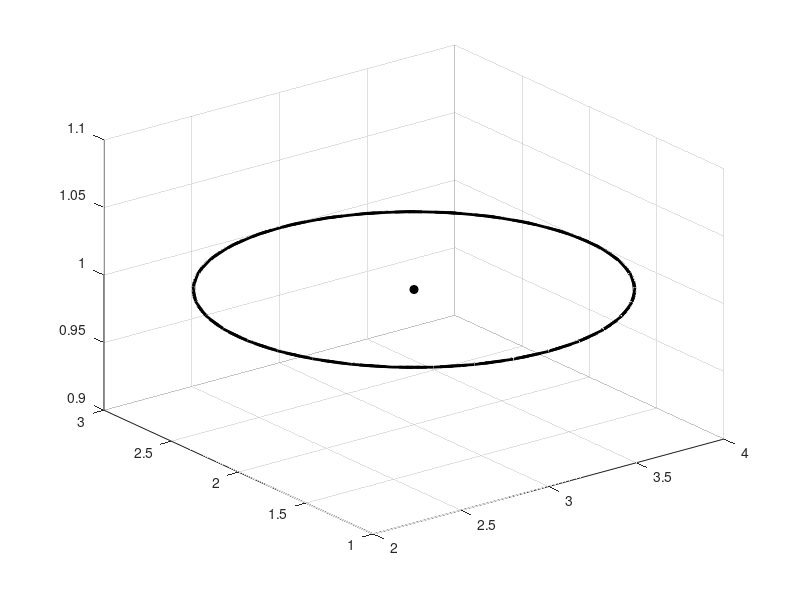

Here is the MATLAB script that generated this plot: (Note: this script raises an error after producing the figure.)
%% tranjactory Direction:
t = (0:0.1:10)'; % Time
L1 = 2; L2 = 5; L3= 3;     %Link length
% Tx = 4; Ty = 3 ;Tz = 1
m1 = 5 ; m2 = 2 ; m3 = 0.3 ; %Link mass
%% Circle Transjactory
count = length(t);
center = [3  2  1];
radius = 1;
theta = t*(6*pi/t(end));
points = center + radius*[cos(theta) sin(theta) zeros(size(theta))];
Tx = points(:,1);
Ty = points(:,2);
Tz = points(:,3);
figure(1)
    plot3(points(:,1),points(:,2),points(:,3),'k','linewidth',2)
    hold on
   plot3(center(1),center(2),center(3),'ok','MarkerFaceColor','k') 
    hold on 
    grid on
    view(3)
%% Inverse Kinematics 
obj =VideoWriter('CircleDrawing.avi');
obj.Quality=100;
obj.FrameRate = 10;
obj.open()
for i = 1:length(Tx)
  Thelta1 = atan2(Ty(i),Tx(i));
  a = Tz(i) - L1;
  b = Tx(i)/cos(Thelta1);
  p2 = (Tx(i)/cos(Thelta1)).^2 + (Tz(i) - L1).^2;
  C3 = (p2 - (L2.*L2) - (L3.*L3))/(2.*L2.*L3);
  r  =  L2 + L3.*C3;
  Thelta3 = [atan2(sqrt(1 - (C3.*C3)), C3);...
             atan2(-(sqrt(1 -(C3.*C3))),C3)];
          
  u1 = a + sqrt( a.^2 + b.^2 - r.^2);
  u2 = a - sqrt( a.^2 + b.^2 - r.^2);
  c = r + b;
  Thelta2 = [2*atan2(u1,c);...
             2*atan2(u2,c)];

 %Therefore, we have a total two solutions (elbow up and down for joint-2 and joint-3) 
    %[Thelta1  Thelta2    Thelta3]
     Sol1 = [Thelta1   ;  Thelta2(1)  ;   Thelta3(1)];
     Sol2 = [Thelta1   ;  Thelta2(1)  ;   Thelta3(2)];
     Sol3 = [Thelta1   ;  Thelta2(2)  ;   Thelta3(1)];
     Sol4 = [Thelta1   ;  Thelta2(2)  ;   Thelta3(2)];

x1 = 0;
y1 = 0;
z1 = L1;

%Position2:
x2 = x1 +  -d1*cosd(the1);
y2 = y1 +  -d1*sind(the1);
z2 = z1 + L2.*sin(Sol2(2));

%Position3:
x3 = x2 + L3.*(cos(Sol2(1)).*cos(Sol2(2)+Sol2(3)));
y3 = y2 + L3.*(sin(Sol2(1)).*cos(Sol2(2)+Sol2(3)));
z3 = z2 + L3.*(sin(Sol2(2)+Sol2(3)));

for k = 1: length(x3)
      plot3(points(:,1),points(:,2),points(:,3),'r','linewidth',2)
      hold on   
   plot3([x1;x2(k)],[y1;y2(k)],[z1;z2(k)],'-Or',...
         [x2(k);x3(k)],[y2(k);y3(k)],[z2(k);z3(k)],'-Ob',...
        [0;x1],[0;y1],[0;z1],'-Ok','linewidth',3)
    
     hold on
   plot3(x3(k),y3(k),z3(k),'ok','MarkerFaceColor','k') 
    hold off
      drawing = animatedline('linestyle','none','marker','.');
      addpoints(drawing,points(:,1),points(:,2),points(:,3))
   
    xlabel('X Axis');
    ylabel('Y Axis');
    zlabel('Z Axis');
    axis([-6 6  -6  6  -6  6]) %set x y z axis size according to the problem
  grid on
  view(3) 
  
  rotate3d on
  %title(num2str(t,'time = %4.3f (sec)'));
  pause(0.0001);
   %hold on; 
end
end  
obj.close();


    
    
